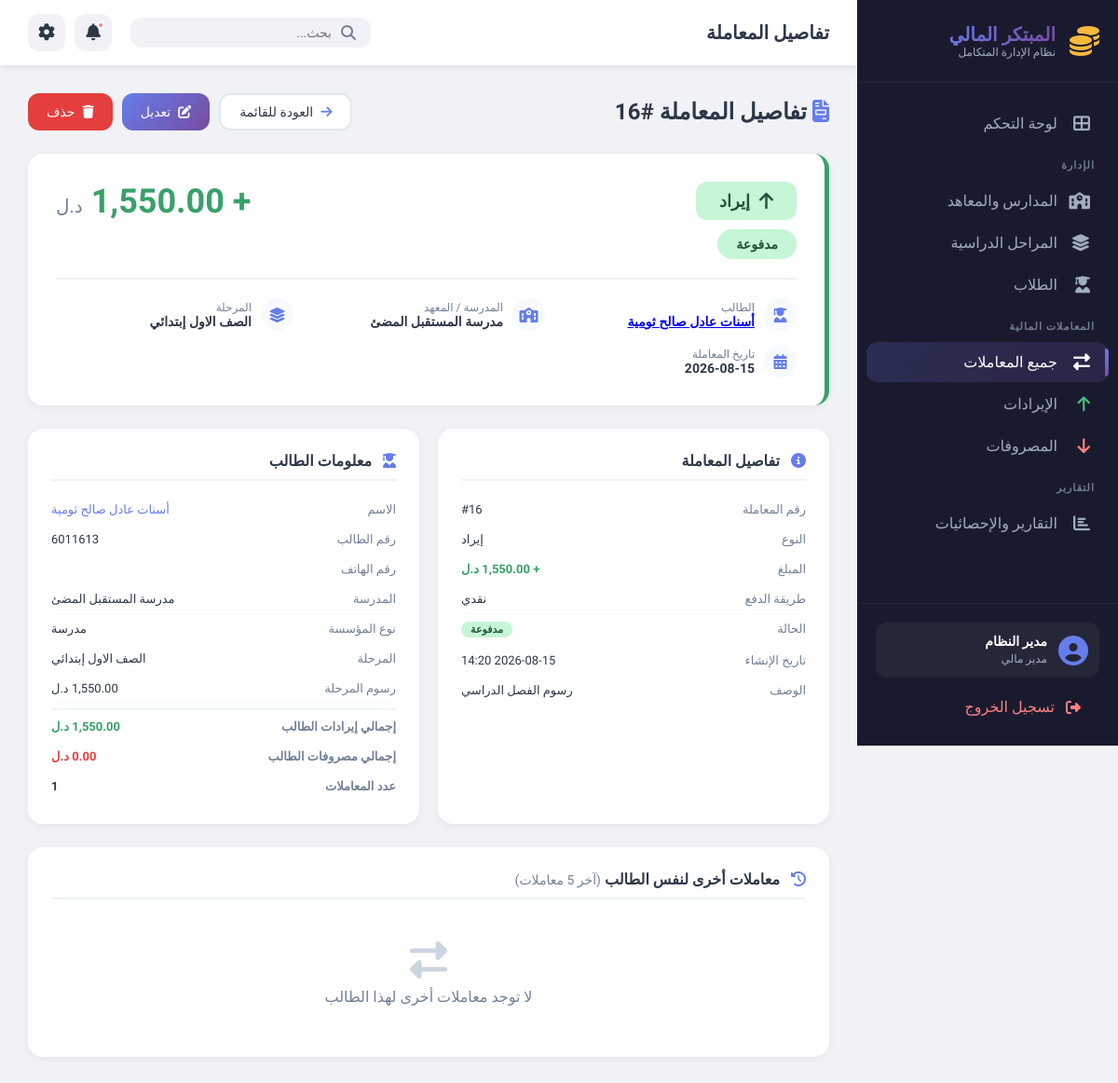
The app's page /modules/transactions/view.php?id=16 with its own data.
### tables this page shows
CREATE TABLE `transactions` (
  `id` int(11) NOT NULL,
  `student_id` int(11) DEFAULT NULL,
  `stage_id` int(11) DEFAULT NULL,
  `type` enum('income','expense') NOT NULL,
  `amount` decimal(10,2) NOT NULL,
  `description` text DEFAULT NULL,
  `transaction_date` date DEFAULT NULL,
  `payment_method` enum('cash','bank','online') DEFAULT NULL,
  `status` enum('pending','paid','cancelled') DEFAULT 'pending',
  `created_at` timestamp NOT NULL DEFAULT current_timestamp()
);

CREATE TABLE `students` (
  `id` int(11) NOT NULL,
  `school_id` int(11) DEFAULT NULL,
  `current_stage_id` int(11) DEFAULT NULL,
  `name` varchar(100) NOT NULL,
  `student_code` varchar(50) DEFAULT NULL,
  `birth_date` date DEFAULT NULL,
  `phone` varchar(20) DEFAULT NULL,
  `address` text DEFAULT NULL,
  `enrollment_date` date DEFAULT NULL,
  `status` enum('active','inactive','graduated') DEFAULT 'active',
  `created_at` timestamp NOT NULL DEFAULT current_timestamp()
);

CREATE TABLE `schools` (
  `id` int(11) NOT NULL,
  `name` varchar(100) NOT NULL,
  `type` enum('school','institute') NOT NULL,
  `address` text DEFAULT NULL,
  `phone` varchar(20) DEFAULT NULL,
  `email` varchar(100) DEFAULT NULL,
  `created_at` timestamp NOT NULL DEFAULT current_timestamp()
);

CREATE TABLE `stages` (
  `id` int(11) NOT NULL,
  `school_id` int(11) DEFAULT NULL,
  `name` varchar(50) NOT NULL,
  `order_number` int(11) DEFAULT 0,
  `fee_amount` decimal(10,2) NOT NULL DEFAULT 0.00,
  `description` text DEFAULT NULL,
  `created_at` timestamp NOT NULL DEFAULT current_timestamp()
);

### modules/transactions/view.php (the view, shortened to what the rows shown need)
<?php
require_once '../../config/database.php';
require_once '../../includes/functions.php';
$id = (int)$_GET['id'];
$stmt = $pdo->prepare("
    SELECT t.*,
           s.name as student_name,
           s.student_code,
           s.phone as student_phone,
           sc.name as school_name,
           sc.type as school_type,
           sc.phone as school_phone,
           sc.email as school_email,
           sg.name as stage_name,
           sg.fee_amount as stage_fee
    FROM transactions t
    JOIN students s ON t.student_id = s.id
    JOIN schools sc ON s.school_id = sc.id
    LEFT JOIN stages sg ON t.stage_id = sg.id
    WHERE t.id = ?
");
$stmt->execute([$id]);
$transaction = $stmt->fetch();
$payment_methods = [
    'cash' => 'نقدي',
    'bank' => 'تحويل بنكي',
    'online' => 'دفع إلكتروني'
];
$status_labels = [
    'paid' => 'مدفوعة',
    'pending' => 'معلقة',
    'cancelled' => 'ملغية'
];
$type_labels = [
    'income' => 'إيراد',
    'expense' => 'مصروف'
];
?>
<!DOCTYPE html>
<html lang="ar" dir="rtl">
<head>
    <link rel="stylesheet" href="../../assets/css/dashboard.css">
    <link rel="stylesheet" href="https://cdnjs.cloudflare.com/ajax/libs/font-awesome/6.5.0/css/all.min.css">
</head>
<body>
    <div class="dashboard-wrapper">
        <aside class="sidebar">
            <div class="sidebar-header">
                <div class="logo-container">
                    <div class="logo-text">
                        <h2>المبتكر المالي</h2>
                    </div>
                </div>
            </div>
        </aside>
        <main class="main-content">
            <header class="top-header">
                <div class="header-left">
                    <h1>تفاصيل المعاملة</h1>
                </div>
            </header>
            <div class="content-area">
                <div class="page-header">
                    <h2>
                        <i class="fas fa-file-invoice" style="color: #667eea;"></i>
                        تفاصيل المعاملة #<?php echo $transaction['id']; ?>
                    </h2>
                    <div class="header-actions">
                        <a href="index.php" class="btn-back">
                        </a>
                        <a href="edit.php?id=<?php echo $transaction['id']; ?>" class="btn-edit">
                        </a>
                        <button onclick="confirmDelete(<?php echo $transaction['id']; ?>)" class="btn-delete">
                        </button>
                    </div>
                </div>
                <div class="transaction-card">
                    <div class="card-header">
                        <div>
                            <span class="transaction-type-badge <?php echo $transaction['type']; ?>">
                                <i class="fas fa-<?php echo $transaction['type'] == 'income' ? 'arrow-up' : 'arrow-down'; ?>"></i>
                                <?php echo $type_labels[$transaction['type']]; ?>
                            </span>
                            <div style="margin-top: 10px;">
                                <span class="status-badge-large <?php echo $transaction['status']; ?>">
                                    <?php echo $status_labels[$transaction['status']]; ?>
                                </span>
                            </div>
                        </div>
                    </div>
                    <div class="transaction-meta">
                        <div class="meta-item">
                            <div>
                                <div class="meta-value">
                                    <a href="../students/view.php?id=<?php echo $transaction['student_id']; ?>">
                                        <?php echo htmlspecialchars($transaction['student_name']); ?>
                                    </a>
                                </div>
                            </div>
                        </div>
                        <div class="meta-item">
                            <div>
                                <div class="meta-label">المدرسة / المعهد</div>
                                <div class="meta-value"><?php echo htmlspecialchars($transaction['school_name']); ?></div>
                            </div>
                        </div>
                        <div class="meta-item">
                            <div>
                                <div class="meta-label">المرحلة</div>
                                <div class="meta-value"><?php echo htmlspecialchars($transaction['stage_name'] ?? 'غير محدد'); ?></div>
                            </div>
                        </div>
                        <div class="meta-item">
                            <div>
                                <div class="meta-label">تاريخ المعاملة</div>
                                <div class="meta-value"><?php echo date('Y-m-d', strtotime($transaction['transaction_date'])); ?></div>
                            </div>
                        </div>
                    </div>
                </div>
                <div class="info-grid">
                    <div class="info-card">
                        <div class="info-row">
                            <span class="label">رقم المعاملة</span>
                            <span class="value">#<?php echo $transaction['id']; ?></span>
                        </div>
                        <div class="info-row">
                            <span class="label">النوع</span>
                            <span class="value"><?php echo $type_labels[$transaction['type']]; ?></span>
                        </div>
                        <div class="info-row">
                            <span class="label">المبلغ</span>
                            <span class="value" style="color: <?php echo $transaction['type'] == 'income' ? '#38a169' : '#e53e3e'; ?>; font-weight: 700;">
                                <?php echo $transaction['type'] == 'income' ? '+' : '-'; ?>
                                <?php echo formatLibyanCurrency($transaction['amount']); ?>
                            </span>
                        </div>
                        <div class="info-row">
                            <span class="label">طريقة الدفع</span>
                            <span class="value"><?php echo $payment_methods[$transaction['payment_method']] ?? $transaction['payment_method']; ?></span>
                        </div>
                        <div class="info-row">
                            <span class="value">
                                <span class="status-badge-sm <?php echo $transaction['status']; ?>">
                                    <?php echo $status_labels[$transaction['status']]; ?>
                                </span>
                            </span>
                        </div>
                        <div class="info-row">
                            <span class="label">تاريخ الإنشاء</span>
                            <span class="value"><?php echo date('Y-m-d H:i', strtotime($transaction['created_at'])); ?></span>
                        </div>
                        <?php if ($transaction['description']): ?>
                        <div class="info-row">
                            <span class="label">الوصف</span>
                            <span class="value"><?php echo htmlspecialchars($transaction['description']); ?></span>
                        </div>
                        <?php endif; ?>
                    </div>
                    <div class="info-card">
                        <div class="info-row">
                            <span class="value">
                                <a href="../students/view.php?id=<?php echo $transaction['student_id']; ?>">
                                    <?php echo htmlspecialchars($transaction['student_name']); ?>
                                </a>
                            </span>
                        </div>
                        <div class="info-row">
                            <span class="label">رقم الطالب</span>
                            <span class="value"><?php echo htmlspecialchars($transaction['student_code'] ?? '---'); ?></span>
                        </div>
                        <div class="info-row">
                            <span class="label">المدرسة</span>
                            <span class="value"><?php echo htmlspecialchars($transaction['school_name']); ?></span>
                        </div>
                        <div class="info-row">
                            <span class="label">المرحلة</span>
                            <span class="value"><?php echo htmlspecialchars($transaction['stage_name'] ?? 'غير محدد'); ?></span>
                        </div>
                        <div class="info-row">
                            <span class="label">رسوم المرحلة</span>
                            <span class="value"><?php echo formatLibyanCurrency($transaction['stage_fee'] ?? 0); ?></span>
                        </div>
                    </div>
                </div>
            </div>
        </main>
    </div>
</body>
</html>

### records on screen
transactions: id "16", type "إيراد", status "مدفوعة", student.name "أسنات عادل صالح ثومية", schools.name "مدرسة المستقبل المضئ", stage.name "الصف الاول إبتدائي", transaction_date "2026-08-15", amount "1,550.00 د.ل", payment_method "نقدي", created_at "2026-08-15 14:20", description "رسوم الفصل الدراسي", student.student_code "6011613", stage.fee_amount "1,550.00 د.ل"

### other values on screen
currencySymbol() "د.ل"
formatLibyanCurrency($student_stats['total_income'] ?? 0) "1,550.00 د.ل"
formatLibyanCurrency($student_stats['total_expenses'] ?? 0) "0.00 د.ل"
$student_stats['total'] "1"
